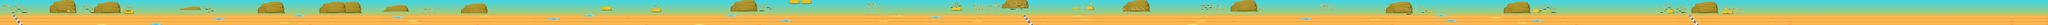

Rendered tile map (Tiled .tmx) drawn with the repository's tilesets; below, a short description and the map source with its tile grids summarised:
An orthogonal 1200x15 tile map with 32x32 px tiles, 8 tile layers (layer1, layer2, layer3, floot, ...), 10 tilesets and 39 objects (27x coin, 8x banana, myplayer, com1, com2, ...).

<map version="1.0" orientation="orthogonal" width="1200" height="15" tilewidth="32" tileheight="32">
 <tileset firstgid="1" name="bg" tilewidth="32" tileheight="32">
  <image source="bg.png" width="512" height="512" />
 </tileset>
 <tileset firstgid="257" name="Cactus" tilewidth="32" tileheight="32">
  <image source="Cactus.png" width="1024" height="2048" />
 </tileset>
 <tileset firstgid="2305" name="bigstore" tilewidth="32" tileheight="32">
  <image source="bigstore.png" width="512" height="256" />
 </tileset>
 <tileset firstgid="2433" name="StoneBlocks" tilewidth="32" tileheight="32">
  <image source="StoneBlocks.png" width="256" height="480" />
 </tileset>
 <tileset firstgid="2553" name="water" tilewidth="32" tileheight="32">
  <image source="water.png" width="797" height="256" />
 </tileset>
 <tileset firstgid="2745" name="Skeleton" tilewidth="32" tileheight="32">
  <image source="Skeleton.png" width="512" height="320" />
 </tileset>
 <tileset firstgid="2905" name="Sand" tilewidth="32" tileheight="32">
  <image source="Sand.png" width="629" height="114" />
 </tileset>
 <tileset firstgid="2962" name="floot" tilewidth="32" tileheight="32">
  <image source="floot.png" width="256" height="64" />
 </tileset>
 <tileset firstgid="2978" name="up" tilewidth="32" tileheight="32">
  <image source="up.png" width="244" height="32" />
 </tileset>
 <tileset firstgid="2985" name="end" tilewidth="32" tileheight="32">
  <image source="end.png" width="479" height="300" />
 </tileset>
 <layer name="layer1" width="1200" height="15">
  <data>[18000 cells, 18000 non-empty, 15 distinct tile ids]</data>
 </layer>
 <layer name="layer2" width="1200" height="15">
  <data>[18000 cells, 1596 non-empty, 342 distinct tile ids]</data>
 </layer>
 <layer name="layer3" width="1200" height="15">
  <data>[18000 cells, 1243 non-empty, 330 distinct tile ids]</data>
 </layer>
 <layer name="floot" width="1200" height="15">
  <data>[18000 cells, 7218 non-empty, 34 distinct tile ids]</data>
 </layer>
 <layer name="end" width="1200" height="15">
  <data>[18000 cells, 234 non-empty, 119 distinct tile ids]</data>
 </layer>
 <layer name="water" width="1200" height="15">
  <data>[18000 cells, 128 non-empty, 24 distinct tile ids]</data>
 </layer>
 <layer name="sand" width="1200" height="15">
  <data>[18000 cells, 127 non-empty, 15 distinct tile ids]</data>
 </layer>
 <layer name="speed" width="1200" height="15">
  <data>[18000 cells, 91 non-empty, 7 distinct tile ids]</data>
 </layer>
 <objectgroup name="player" width="1200" height="15">
  <object name="myplayer" x="211" y="416" width="32" height="32" />
  <object name="com1" x="189" y="384" width="32" height="32" />
  <object name="com2" x="173" y="352" width="32" height="32" />
  <object name="com3" x="157" y="320" width="32" height="32" />
  <object name="coin" x="1856" y="288" width="48" height="48" />
  <object name="coin" x="1944" y="288" width="48" height="48" />
  <object name="coin" x="1760" y="288" width="48" height="48" />
  <object name="coin" x="3200" y="422" width="32" height="32" />
  <object name="coin" x="3264" y="422" width="32" height="32" />
  <object name="coin" x="3680" y="362" width="32" height="32" />
  <object name="coin" x="3744" y="362" width="32" height="32" />
  <object name="coin" x="5024" y="294" width="32" height="32" />
  <object name="coin" x="5088" y="294" width="32" height="32" />
  <object name="coin" x="7936" y="426" width="32" height="32" />
  <object name="coin" x="8000" y="426" width="32" height="32" />
  <object name="coin" x="8064" y="426" width="32" height="32" />
  <object name="coin" x="9280" y="301" width="32" height="32" />
  <object name="coin" x="9344" y="333" width="32" height="32" />
  <object name="coin" x="9408" y="301" width="32" height="32" />
  <object name="coin" x="9472" y="333" width="32" height="32" />
  <object name="coin" x="9536" y="301" width="32" height="32" />
  <object name="coin" x="11904" y="352" width="32" height="32" />
  <object name="coin" x="11968" y="320" width="32" height="32" />
  <object name="coin" x="12032" y="288" width="32" height="32" />
  <object name="coin" x="14016" y="432" width="32" height="32" />
  <object name="coin" x="14112" y="432" width="32" height="32" />
  <object name="coin" x="14208" y="432" width="32" height="32" />
  <object name="coin" x="16448" y="304" width="32" height="32" />
  <object name="coin" x="16512" y="304" width="32" height="32" />
  <object name="coin" x="17888" y="432" width="32" height="32" />
  <object name="coin" x="17984" y="432" width="32" height="32" />
  <object name="banana" x="2496" y="368" width="32" height="32" />
  <object name="banana" x="3424" y="336" width="32" height="32" />
  <object name="banana" x="6144" y="394" width="32" height="32" />
  <object name="banana" x="8506" y="307" width="32" height="32" />
  <object name="banana" x="15896" y="419" width="32" height="32" />
  <object name="banana" x="12768" y="330" width="32" height="32" />
  <object name="banana" x="10868" y="390" width="32" height="32" />
  <object name="banana" x="18453" y="333" width="32" height="32" />
 </objectgroup>
</map>